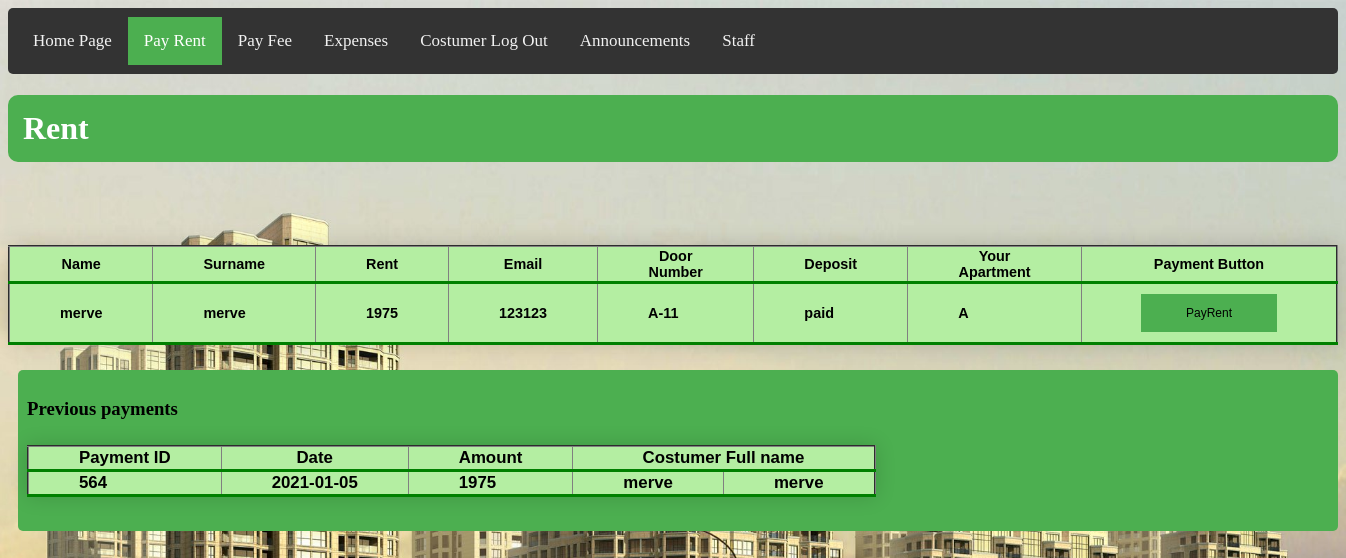
Screenshot of /Customer/borc.php (signed in) with the database file from the repository.
### tables this page shows
CREATE TABLE `customer` (
  `customer_id` int(11) NOT NULL,
  `name` varchar(25) NOT NULL,
  `surname` varchar(25) NOT NULL,
  `door_number` varchar(25) NOT NULL,
  `Block` varchar(25) NOT NULL,
  `date` varchar(25) NOT NULL,
  `email` varchar(25) NOT NULL,
  `phone_number` varchar(20) NOT NULL,
  `people` varchar(25) NOT NULL,
  `deposit` varchar(25) NOT NULL,
  `user_name` varchar(25) NOT NULL,
  `CustomerPassword` varchar(100) NOT NULL
);

CREATE TABLE `transaction` (
  `id` int(25) NOT NULL,
  `customer_id` varchar(25) NOT NULL,
  `door_number` varchar(25) NOT NULL,
  `date` varchar(25) NOT NULL,
  `amount` varchar(25) NOT NULL,
  `name` varchar(25) NOT NULL,
  `surname` varchar(25) NOT NULL,
  `Block` varchar(25) NOT NULL
);

### Customer/borc.php (the view, shortened to what this page needs)
  <!DOCTYPE html>
  <html>
  <head>
   <link rel="stylesheet" href="main.css">
   <link rel="stylesheet" href="customer.css">
   <div class="topnav">
    <a href="LoggedCustomer.php">Home Page</a>
    <a href="borc.php"class="active">Pay Rent</a>
    <a href="fee.php" >Pay Fee</a>
    <a href="expenses.php" >Expenses</a>
    <a href="logoutCustomer.php">Costumer Log Out </a>
    <a href="Announcement.php" >Announcements </a>
     <a href="staff.php" >Staff </a>
  </div>
</head>
<body>
  <h1 style="color: #fff;background: #4CAF50;padding: 15px;border-radius: 10px">Rent</h1><br><br>
  <table class="styled-table" border="2" cellspacing="7">
    <tr class="active-row">
      <th>Name</th>
      <th>Surname</th>
      <th>Rent</th>
      <th>Email</th>
      <th>Door Number</th>
      <th>Deposit</th>
      <th>Your Apartment</th>
      <th>Payment Button</th>
    </tr>
    <?php
    include '../db_conn.php';
    $tid=$_SESSION['customer_id'];
    $sql = "select *,(select price from flats where door_number=t.door_number)as price,(select Block from flats where door_number=t.door_number)as Block from customer t where customer_id=$tid";
    $run= mysqli_query($conn, $sql);{
      while ($row = $run->fetch_assoc()) {
        echo "  <tbody><tr class='active-row'>
        <td>".$row['name']."</td>
        <td>".$row['surname']."</td>
        <td>".$row['price']."</td>
        <td>".$row['email']."</td>
        <td>".$row['door_number']."</td>
        <td>".$row['deposit']."</td>
        <td>".$row['Block']."</td>
        <td> <form action='payment.php' method='POST'>
        <div class='updatebutton'>
        <input type='hidden' name='tid' value='<?php echo  $tid;?>'/>
        <button style='margin:0px' class='btn btn-success pull-right 'type='submit'>PayRent</button>
        </div>
        </form></td>
        </tr>"
        ;
        ?>
      </table>
  <?php
}}
?>
<div  class="col-sm-3 box" style="background-color:#4CAF50; margin-left:10px;">
 <h3><b>Previous payments</b>
   <table class="styled-table" border="2" cellspacing="7">
    <tr class="active-row">
      <th>Payment ID</th>
      <th>Date</th>
      <th>Amount</th>
      <th colspan="2">Costumer Full name</th>
    </tr>
  <tbody>
   <?php
   include '../db_conn.php';
   $sql = "select * from transaction where customer_id=$tid";
   if ($result = $conn->query($sql)) {
    while ($row = $result->fetch_assoc()) {
      ?>
      <tr>
        <td><?php echo $row['id']?></td>
        <td><?php echo $row['date']?></td>
        <td><?php echo $row['amount']?></td>
        <td><?php echo $row['name']?></td>
        <td><?php echo $row['surname']?></td>
      </tr>
      <?php
    }
  }
  ?>
</table>
</body>
</html>

### Customer/main.css (style rules this page uses)
.topnav { background-color: #333; overflow: hidden; }
.topnav a { float: left; color: #f2f2f2; text-align: center; padding: 14px 16px; text-decoration: none; font-size: 17px; }
.topnav a.active { background-color: #4CAF50; color: white; }
table, th, td { background-color:#B4EEA2; }
button { border: none; color: black; padding: 12px 45px; text-align: center; text-decoration: none; display: inline-block; font-size: 12px; margin: 4px 2px; cursor: pointer; background-color: #4CAF50 }
.styled-table { border-collapse: collapse; margin: 25px 0; font-size: 0.9em; font-family: sans-serif; min-width: 400px; box-shadow: 0 0 20px rgba(0, 0, 0, 0.15); }
.styled-table th, .styled-table td { padding:1px 50px; }
.styled-table tbody tr { border-bottom: 1px solid #dddddd; }
.styled-table tbody tr:last-of-type { border-bottom: 3px solid green; }
.styled-table tbody tr.active-row { font-weight: bold; color: black; }

### Customer/customer.css (style rules this page uses)
body { background-image: url("homepage.jpg"); background-color: #cccccc; background-repeat: no-repeat; background-size: cover; }
div { border-radius: 5px; padding: 9px; }
* { box-sizing: border-box; }

### Customer/borc.php (style rules this page uses)
body { background-color: #cccccc; background-repeat: no-repeat; background-size: cover; }

### rows the page displays
customer: name "merve", surname "merve", price "1975", email "123123", door_number "A-11", deposit "paid", Block "A"
transaction: id "564", date "2021-01-05", amount "1975", name "merve", surname "merve"
